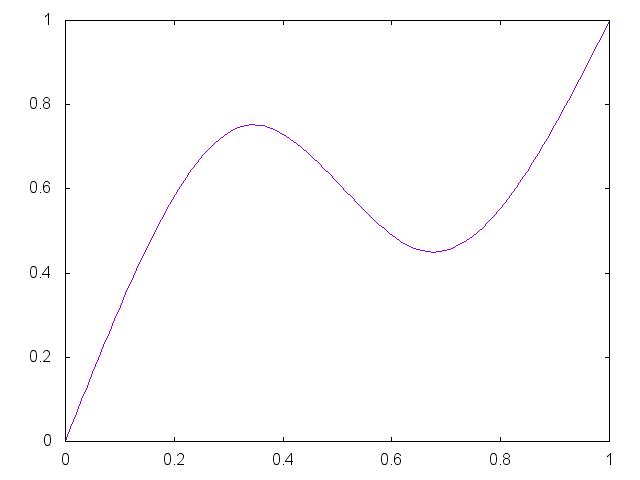

The script that saved this image:


set term png

set output "generate/static/generate/csplines-0.75-0.45.png"
plot '-' smooth csplines notitle
0 0
0.33 0.75
0.67 0.45 
1 1
e

reset;
